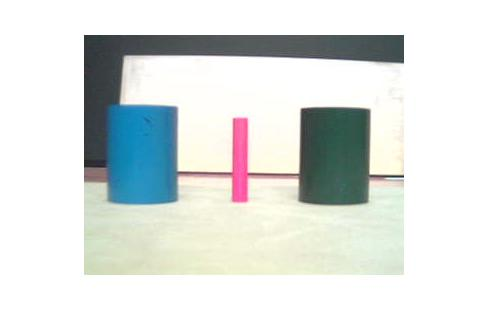
%> input picture SEEK/facingbb.jpg, 488 x 331 px
$ octave --eval "result = getStats(imread('facingbb.jpg'));"   (GNU Octave 9; MATLAB toolbox functions it lacks are replaced by stand-ins)
%> lines starting %> are read from the running program, lines starting %| are printed output that depends on the picture; in (x1, y1, x2, y2) boxes, pixels count from 0 and x2, y2 are one past the last pixel; in counts of white or black regions, pixels touching at a corner belong together; the program's own positions count from 1

function [statsRed statsGreen statsBlue]=getStats(I)

hsvI=rgb2hsv(I);
%> hsvI: size 331x488x3 double; mean H, S, V 0.165, 0.0796, 0.898

%% Seperate out the Red Green and Blue Regions
redMask=(hsvI(:,:,1)<=0.1|hsvI(:,:,1)>=0.74)&(hsvI(:,:,2)>=0.5 & hsvI(:,:,2)<=1 & hsvI(:,:,3)>0.1);
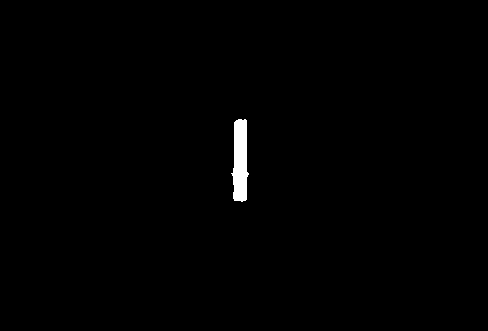
%> redMask: size 331x488 logical; 0.68% white; 1 white region, box (x1, y1, x2, y2) and area: (231, 119, 249, 202) 1092
redMask_filled=imfill(redMask,'holes');
figure(1);
imshow(redMask_filled);


blueMask=(hsvI(:,:,1)>=0.5&hsvI(:,:,1)<=0.67& hsvI(:,:,2)>=0.5 & hsvI(:,:,2)<=1& hsvI(:,:,3)>0.1);
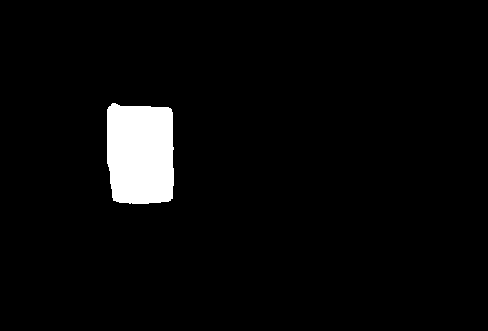
%> blueMask: size 331x488 logical; 3.9% white; 1 white region, box (x1, y1, x2, y2) and area: (107, 103, 174, 204) 6253
blueMask_filled=imfill(blueMask,'holes');
figure(3);
imshow(blueMask_filled);

% [4 lines of commented-out code are left out]

greenMask=((hsvI(:,:,1)>0 & hsvI(:,:,1)<0.5) & hsvI(:,:,2)>=0.3 & hsvI(:,:,2)<=1 & hsvI(:,:,3)>0.05);
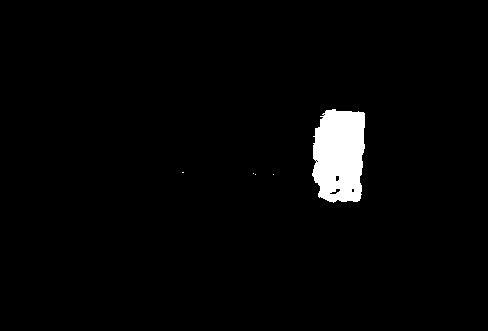
%> greenMask: size 331x488 logical; 2.6% white; 5 white regions (4 under 20 px), largest, box (x1, y1, x2, y2) and area: (312, 109, 365, 203) 4153
greenMask_filled=imfill(greenMask,'holes');
%> greenMask_filled: size 331x488 logical; 2.6% white; 5 white regions (4 under 20 px), largest, box (x1, y1, x2, y2) and area: (312, 109, 365, 203) 4198
figure(2);
imshow(greenMask_filled);

%% Get Info
statsRed=regionprops(redMask_filled,'PixelList','Centroid');
%> statsRed = 1 region; Centroid: [240.9 161.5]
statsBlue=regionprops(blueMask_filled,'PixelList','Centroid');
%> statsBlue = 1 region; Centroid: [141.1 154.3]
statsGreen=regionprops(greenMask_filled,'PixelList','Centroid');
%> statsGreen = 5 regions; Centroid: [183.5 173], [254 174], [256 175], [274 175], [340.1 156.1]
%> `result = getStats(imread('facingbb.jpg'));`: result = 1 region; Centroid: [240.9 161.5]

% [6 lines of commented-out code are left out]

end
